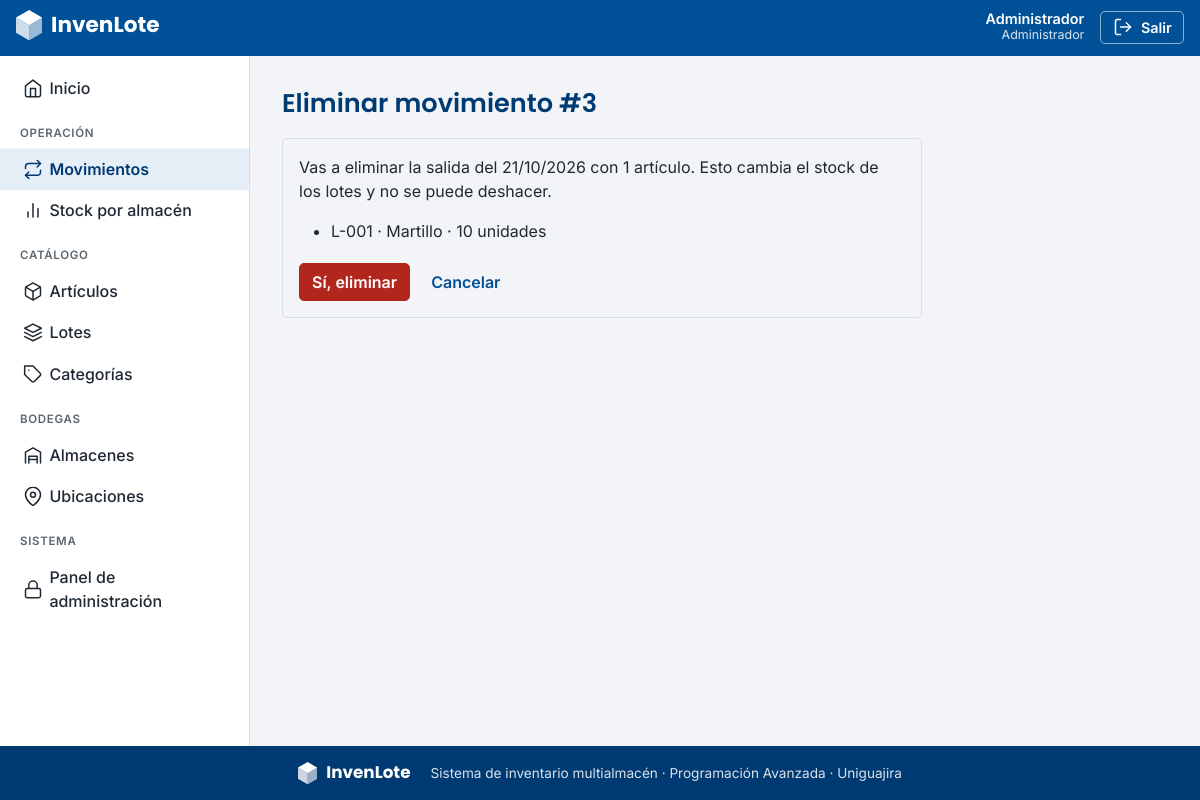
The app's page /movimientos/3/eliminar/ (signed in) with its own data.
### apps/usuarios/models.py (models this page shows, shortened)
class Usuario(AbstractUser):
    class Rol(models.TextChoices):
        ADMIN = "ADMIN", "Administrador"
        JEFE = "JEFE", "Jefe de bodega"
        BODEGUERO = "BODEGUERO", "Bodeguero"
    pk_usu_id = models.BigAutoField(primary_key=True)
    usu_rol = models.CharField("rol", max_length=10, choices=Rol.choices, default=Rol.BODEGUERO)
    class Meta:
        db_table = "tbl_usuario"
        verbose_name = "usuario"
        verbose_name_plural = "usuarios"

### apps/movimientos/models.py (models this page shows, shortened)
class Movimiento(models.Model):
    TIPOS = [("ENTRADA", "Entrada"), ("SALIDA", "Salida")]
    pk_mov_id = models.BigAutoField(primary_key=True)
    mov_fecha = models.DateField("fecha")
    mov_tipo = models.CharField("tipo", max_length=10, choices=TIPOS)
    mov_observacion = models.CharField("observación", max_length=200, blank=True)
    fk_usu = models.ForeignKey(
        settings.AUTH_USER_MODEL,
        on_delete=models.PROTECT,
        related_name="movimientos",
        verbose_name="registrado por",
        editable=False,
    )
    lotes = models.ManyToManyField("lotes.Lote", through="detalles_movimiento.DetalleMovimiento")
    class Meta:
        db_table = "tbl_movimiento"
        verbose_name = "movimiento"
        verbose_name_plural = "movimientos"

### apps/detalles_movimiento/models.py (models this page shows, shortened)
class DetalleMovimiento(models.Model):
    pk_det_id = models.BigAutoField(primary_key=True)
    fk_mov = models.ForeignKey("movimientos.Movimiento", on_delete=models.CASCADE, verbose_name="movimiento")
    fk_lot = models.ForeignKey("lotes.Lote", on_delete=models.PROTECT, verbose_name="lote")
    det_cantidad = models.PositiveIntegerField("cantidad")
    class Meta:
        db_table = "tbl_detalle_movimiento"
        verbose_name = "detalle de movimiento"
        verbose_name_plural = "detalles de movimiento"

### apps/lotes/models.py (models this page shows, shortened)
class Lote(models.Model):
    pk_lot_id = models.BigAutoField(primary_key=True)
    fk_art = models.ForeignKey(
        "articulos.Articulo", on_delete=models.CASCADE, related_name="lotes", verbose_name="artículo"
    )
    fk_ubi = models.ForeignKey(
        "ubicaciones.Ubicacion", on_delete=models.PROTECT, related_name="lotes", verbose_name="ubicación"
    )
    lot_codigo = models.CharField("código", max_length=30)
    lot_fecha_vencimiento = models.DateField("fecha de vencimiento", null=True, blank=True)
    class Meta:
        db_table = "tbl_lote"
        verbose_name = "lote"
        verbose_name_plural = "lotes"

### apps/articulos/models.py (models this page shows, shortened)
class Articulo(models.Model):
    pk_art_id = models.BigAutoField(primary_key=True)
    fk_cat = models.ForeignKey(
        "categorias.Categoria", on_delete=models.PROTECT, related_name="articulos", verbose_name="categoría"
    )
    art_codigo = models.CharField("código", max_length=30, unique=True)
    art_nombre = models.CharField("nombre", max_length=100)
    art_unidad = models.CharField("unidad", max_length=20)
    class Meta:
        db_table = "tbl_articulo"
        verbose_name = "artículo"
        verbose_name_plural = "artículos"

### apps/movimientos/views.py (the view, shortened to what this page needs)
# urls.py: path("<int:pk>/eliminar/", views.AlmacenEliminar.as_view(), name="eliminar"),
@login_required
@permission_required("movimientos.delete_movimiento", raise_exception=True)
def eliminar(request, pk):
    movimiento = get_object_or_404(Movimiento, pk=pk)
    filas = movimiento.detallemovimiento_set.select_related("fk_lot__fk_art")
    return render(request, "movimientos/movimiento_confirm_delete.html", {"movimiento": movimiento, "filas": filas})

### config/context.py (called while the page is built)
def rol_usuario(request):
    usuario = request.user
    if not usuario.is_authenticated:
        return {}
    return {"rol": usuario.get_usu_rol_display()}

### templates/movimientos/movimiento_confirm_delete.html (shortened to what this page needs)
{% extends "base.html" %}
{% block contenido %}
<div class="encabezado"><h1>Eliminar movimiento #{{ movimiento.pk }}</h1></div>
<div class="card tarjeta-formulario">
  <div class="card-body">
    <p>Vas a eliminar la {{ movimiento.get_mov_tipo_display|lower }} del {{ movimiento.mov_fecha|date:"d/m/Y" }} con {{ filas|length }} artículo{{ filas|length|pluralize }}. Esto cambia el stock de los lotes y no se puede deshacer.</p>
    <ul>{% for d in filas %}<li>{{ d.fk_lot.lot_codigo }} · {{ d.fk_lot.fk_art.art_nombre }} · {{ d.det_cantidad }} unidades</li>{% endfor %}</ul>
    <form method="post">
      <div class="botones-form">
        <button type="submit" class="btn btn-peligro">Sí, eliminar</button>
        <a class="btn btn-texto" href="{% url 'movimientos:detalle' movimiento.pk %}">Cancelar</a>
      </div>
    </form>
  </div>
</div>
{% endblock %}

### templates/includes/navbar.html (shortened to what this page needs)
<header class="barra-superior">
  <div class="barra-interna">
    <a class="marca" href="{% url 'inicio' %}" aria-label="InvenLote, ir al inicio">
      {% include "includes/logo.html" with blanco=True %}
    </a>
    {% if user.is_authenticated %}
    <div class="usuario">
      <div class="usuario-datos d-none d-sm-block">
        <div class="usuario-nombre">{{ user.get_full_name|default:user.username }}</div>
        <div class="usuario-rol">{{ rol }}</div>
      </div>
      <form method="post" action="{% url 'logout' %}">
        <button type="submit" class="btn-salir">{% include "includes/icono.html" with nombre="salir" %}<span>Salir</span></button>
      </form>
    </div>
    {% endif %}
  </div>
</header>

### static/invenlote/app.css (style rules this page uses)
:root { --il-azul: #005198; --il-azul-oscuro: #003A73; --il-naranja: #F28C1B; --il-gris: #F2F4F7; --il-texto: #1F2933; --il-suave: #5B6770; --il-borde: #D9DEE5; --il-rojo: #B3261E; --il-verde: #1E7B3A; --bs-primary: var(--il-azul); --bs-primary-rgb: 0, 81, 152; --bs-link-color: var(--il-azul); --bs-link-color-rgb: 0, 81, 152; --bs-link-hover-color: var(--il-azul-oscuro); --bs-body-color: var(--il-texto); --bs-body-bg: var(--il-gris); --bs-body-font-family: 'Inter', system-ui, -apple-system, 'Segoe UI', sans-serif; --bs-border-color: var(--il-borde); --bs-border-radius: 5px; --bs-border-radius-sm: 5px; --bs-border-radius-lg: 5px; }
body { background: var(--il-gris); color: var(--il-texto); display: flex; flex-direction: column; min-height: 100vh; }
h1, h2, h3, h4, h5, h6, .h1, .h2, .h3 { font-family: 'Poppins', 'Inter', sans-serif; font-weight: 600; color: var(--il-azul-oscuro); }
a { text-decoration: none; }
.btn { border-radius: 5px; font-weight: 600; display: inline-flex; align-items: center; justify-content: center; }
.btn-peligro { background: var(--il-rojo); border-color: var(--il-rojo); color: #fff; }
.btn-texto { background: transparent; border-color: transparent; color: var(--il-azul); }
.barra-superior { background: var(--il-azul); color: #fff; position: sticky; top: 0; z-index: 1030; }
.barra-interna { display: flex; align-items: center; gap: .75rem; padding: .6rem 1rem; max-width: 1500px; margin: 0 auto; }
.marca { color: #fff; margin-right: auto; }
.usuario { display: flex; align-items: center; gap: 1rem; }
.usuario-nombre { font-weight: 600; font-size: .9rem; line-height: 1.1; text-align: right; }
.usuario-rol { font-size: .78rem; opacity: .85; text-align: right; }
.btn-salir { background: transparent; color: #fff; border: 1px solid rgba(255,255,255,.55); border-radius: 5px; padding: .3rem .7rem; font-weight: 600; font-size: .9rem; }
.encabezado { display: flex; flex-wrap: wrap; align-items: center; justify-content: space-between; gap: .75rem 1rem; margin-bottom: 1.25rem; }
.encabezado h1 { font-size: 1.6rem; margin: 0; }
.card { border-color: var(--il-borde); border-radius: 5px; box-shadow: none; }
.tarjeta-formulario { max-width: 640px; }
.botones-form { display: flex; flex-wrap: wrap; gap: .5rem; align-items: center; margin-top: 1.25rem; }

### records on screen
Usuario: get_full_name "Administrador", first_name "Administrador"
Movimiento: pk "3", mov_tipo "salida", mov_fecha "21/10/2026"
DetalleMovimiento: fk_lot.lot_codigo "L-001", fk_lot.fk_art.art_nombre "Martillo", det_cantidad "10"

### other values on screen
{{ filas|length }} "1"
